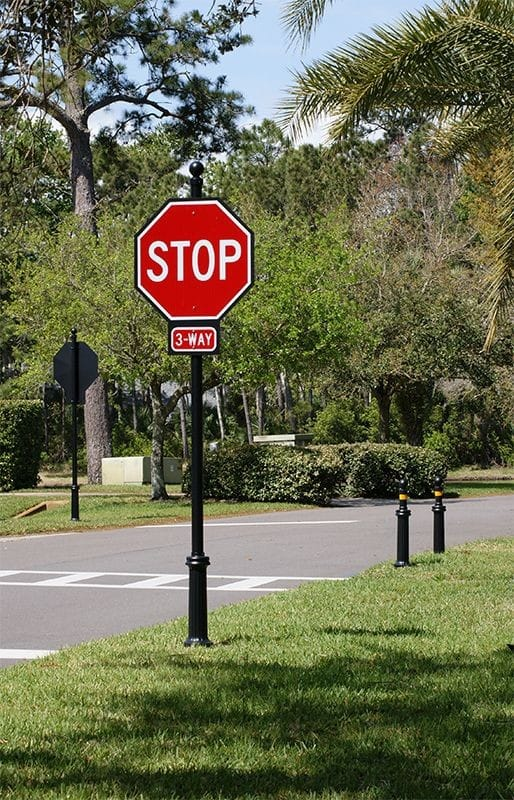
//> input picture raw/1.jpg, 514 x 800 px; its folder holds only this picture in this run
$ ./main   (built with g++ and OpenCV 4)
//> lines starting //> are read from the running program, lines starting //| are printed output that depends on the picture; after the words box and inside, x2 and y2 are one past the last pixel; in counts of white or black regions, pixels touching at a corner belong together
### stdafx.h
#pragma once

#include "targetver.h"

#include <stdio.h>
#include <tchar.h>

### main.cpp
#include "stdafx.h"
#include <opencv2/opencv.hpp>
#include <opencv2/ml.hpp>
#include <opencv2/imgproc.hpp>
#include <cmath>

using namespace cv;
using namespace cv::ml;
using namespace std;

#ifndef M_PI
#define M_PI 3.14159265358979323846
#endif


bool isCircle(const Mat& roiImage, const Mat& temp) {

    GaussianBlur(temp, temp, Size(5, 5), 0, 0);
    vector<Vec3f> circles;
    HoughCircles(temp, circles, HOUGH_GRADIENT, 1, temp.rows / 10, 80, 20, 5, 200);
    return !circles.empty();
}


void trafficSignsDetection(Mat src, int op) {

    Mat copy;
    src.copyTo(copy);

    int width = src.cols;
    int height = src.rows;

    Mat Mat_hsv;
    cvtColor(copy, Mat_hsv, COLOR_BGR2HSV);


    Mat Mat_rgb_red = Mat::zeros(src.size(), CV_8UC1);
    Mat Mat_rgb_blue = Mat::zeros(src.size(), CV_8UC1);

    for (int i = 0; i < height; i++)
    {
        for (int j = 0; j < width; j++)
        {

            Vec3b hsv = Mat_hsv.at<Vec3b>(i, j);
            float H = hsv[0];
            float S = hsv[1];
            float V = hsv[2];

            if (((H >= 0 && H <= 15) || (H >= 165 && H <= 180)) && S >= 50 && S <= 255 && V >= 50 && V <= 255)
            {
                Mat_rgb_red.at<uchar>(i, j) = 255;
            }

            if (H >= 90 && H <= 130 && S >= 50 && S <= 255 && V >= 50 && V <= 255)

            {
                Mat_rgb_blue.at<uchar>(i, j) = 255;
            }

        }
    }

    medianBlur(Mat_rgb_red, Mat_rgb_red, 3);
    medianBlur(Mat_rgb_blue, Mat_rgb_blue, 3);

    Mat elipsa1 = getStructuringElement(MORPH_ELLIPSE, Size(2 * 1 + 1, 2 * 1 + 1), Point(1, 1));
    Mat elipsa2 = getStructuringElement(MORPH_ELLIPSE, Size(2 * 2 + 1, 2 * 2 + 1), Point(2, 2));

    erode(Mat_rgb_red, Mat_rgb_red, elipsa1);
    erode(Mat_rgb_blue, Mat_rgb_blue, elipsa1);

    dilate(Mat_rgb_red, Mat_rgb_red, elipsa2);
    dilate(Mat_rgb_blue, Mat_rgb_blue, elipsa2);

    vector<vector<Point>> contoursRed;
    vector<vector<Point>> contoursBlue;

    vector<Vec4i> hierarchyRed;
    vector<Vec4i> hierarchyBlue;

    findContours(Mat_rgb_red, contoursRed, hierarchyRed, RETR_EXTERNAL, CHAIN_APPROX_SIMPLE, Point(0, 0));
    findContours(Mat_rgb_blue, contoursBlue, hierarchyBlue, RETR_EXTERNAL, CHAIN_APPROX_SIMPLE, Point(0, 0));

    vector<vector<Point>> contours_polyRed(contoursRed.size());
    vector<Rect> boundRectRed(contoursRed.size());
    vector<Point2f> centruRed(contoursRed.size());
    vector<float> razaRed(contoursRed.size());

    vector<vector<Point>> contours_polyBlue(contoursBlue.size());
    vector<Rect> boundRectBlue(contoursBlue.size());
    vector<Point2f> centruBlue(contoursBlue.size());
    vector<float> razaBlue(contoursBlue.size());

    for (size_t i = 0; i < contoursRed.size(); i++) {
        approxPolyDP(Mat(contoursRed[i]), contours_polyRed[i], 2, true);
        boundRectRed[i] = boundingRect(Mat(contours_polyRed[i]));
        minEnclosingCircle(contours_polyRed[i], centruRed[i], razaRed[i]);
    }

    for (size_t i = 0; i < contoursBlue.size(); i++) {
        approxPolyDP(Mat(contoursBlue[i]), contours_polyBlue[i], 2, true);
        boundRectBlue[i] = boundingRect(Mat(contours_polyBlue[i]));
        minEnclosingCircle(contours_polyBlue[i], centruBlue[i], razaBlue[i]);

    }


    if (op == 1)
    {
        cout << "For RED detection: " << endl;
        cout << contours_polyRed[0] << centruRed[0] << razaRed[0] << endl;

        cout << "For BLUE detection: " << endl;
        cout << contours_polyBlue[0] << centruBlue[0] << razaBlue[0] << endl;
    }


    for (size_t i = 0; i < contoursRed.size(); i++)
    {
        Rect rect1 = boundRectRed[i];
        float ratio1 = static_cast<float>(rect1.width) / static_cast<float>(rect1.height);
        float Area1 = static_cast<float>(rect1.width) * static_cast<float>(rect1.height);
        float arie1 = static_cast<float>(contourArea(contoursRed[i]));
        float perimetru1 = static_cast<float>(arcLength(contoursRed[i], true));


        if (arie1 < 400 || ratio1 > 1.5 || ratio1 < 0.8)
            continue;


        Mat roiImage = Mat_rgb_red(rect1).clone();
        Mat temp = roiImage.clone();

        bool iscircle = isCircle(roiImage, temp);

        if(op==1) cout << "circle:" << iscircle << endl;

        if (!iscircle)
            continue;

        float C1 = (4 * M_PI * arie1) / (perimetru1 * perimetru1);

        if (C1 < 0.4)
            continue;

        Scalar color(255, 0, 255);
        drawContours(src, contours_polyRed, i, color, 2, LINE_8, hierarchyRed, 0, Point());

    }

    for (size_t i = 0; i < contoursBlue.size(); i++)
    {
        Rect rect2 = boundRectBlue[i];
        float ratio2 = static_cast<float>(rect2.width) / static_cast<float>(rect2.height);
        float Area2 = static_cast<float>(rect2.width) * static_cast<float>(rect2.height);
        float arie2 = static_cast<float>(contourArea(contoursBlue[i]));
        float perimetru2 = static_cast<float>(arcLength(contoursBlue[i], true));


        if (arie2 < 400 || ratio2 > 1.5 || ratio2 < 0.8)
            continue;


        Mat roiImage = Mat_rgb_blue(rect2).clone();
        Mat temp = roiImage.clone();

        bool iscircle = isCircle(roiImage, temp);
        if(op==1) cout << "circle:" << iscircle << endl;

        if (!iscircle)
            continue;


        float C2 = (4 * M_PI * arie2) / (perimetru2 * perimetru2);

        if (C2 < 0.4)
            continue;

        Scalar color(255, 0, 255);
        drawContours(src, contours_polyBlue, i, color, 2, LINE_8, hierarchyBlue, 0, Point());

    }
}


int main() {

    int op;
    do {

        printf("Alegeti optiunea dorita:\n");
        printf(" 1 - Detectati semnele de circulatie folosing imagini de test\n");
        printf(" 2 - Detectati semnele folosind un video\n");

        printf(" 0 - Exit\n\n");
        printf("Option: ");
        scanf("%d", &op);
//> the answer given: 1

        if (op == 1)
        {
            char path[50];

            for (int k = 0; k <= 7; k++) {
                sprintf(path, "raw/%d.jpg", k + 1);
                cout << path << endl;

                Mat src = imread(path);
//> src is the input picture: 800 rows x 514 cols, CV_8UC3; mean B, G, R 79.3, 107.5, 106

                cv::imshow("Source", src);
                waitKey(0);

                if (src.empty()) {
                    cerr << "Failed to load image: " << path << endl;
                    return 1;
                }

                if (src.channels() == 1) {
                    cvtColor(src, src, COLOR_GRAY2BGR);
                }
                trafficSignsDetection(src, op);
//> in trafficSignsDetection, `cvtColor(copy, Mat_hsv, COLOR_BGR2HSV);`: Mat_hsv: 800 rows x 514 cols, CV_8UC3; mean H, S, V 47.8, 106.3, 114.5
//> after the loop in trafficSignsDetection, `for (int i = 0; i < height; i++)`:
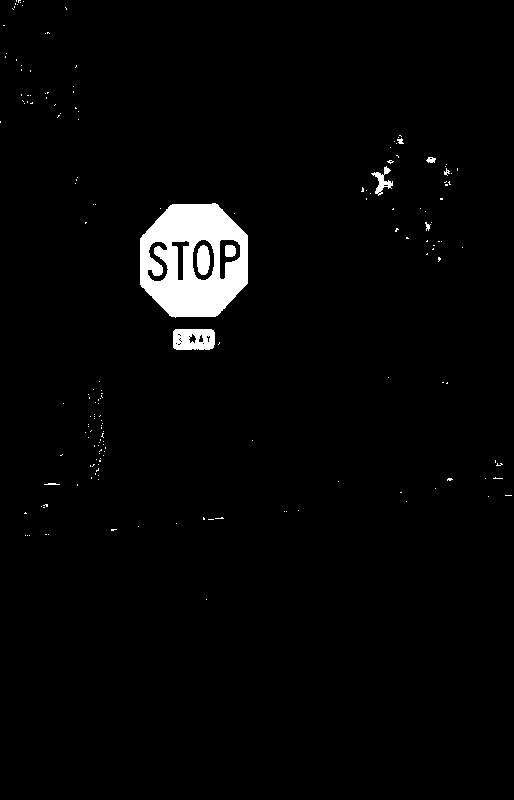
//> Mat_rgb_red: 800 rows x 514 cols, CV_8UC1; 2.5% white; 177 white regions (167 under 20 px), largest, box (x1, y1, x2, y2) and area: (140, 203, 248, 318) 8396, (173, 329, 215, 350) 778, (197, 245, 210, 275) 323
//> after the loop in trafficSignsDetection, `for (int i = 0; i < height; i++)`: Mat_rgb_blue: 800 rows x 514 cols, CV_8UC1; 3.9% white; 342 white regions (311 under 20 px), largest, box (x1, y1, x2, y2) and area: (163, 0, 440, 112) 9262, (86, 36, 163, 99) 1986, (125, 0, 219, 32) 1276
//> in trafficSignsDetection, `medianBlur(Mat_rgb_red, Mat_rgb_red, 3);`: Mat_rgb_red: 800 rows x 514 cols, CV_8UC1; 2.4% white; 27 white regions (19 under 20 px), largest, box (x1, y1, x2, y2) and area: (140, 203, 248, 317) 8403, (173, 329, 215, 350) 803, (197, 245, 210, 275) 322
//> in trafficSignsDetection, `medianBlur(Mat_rgb_blue, Mat_rgb_blue, 3);`:
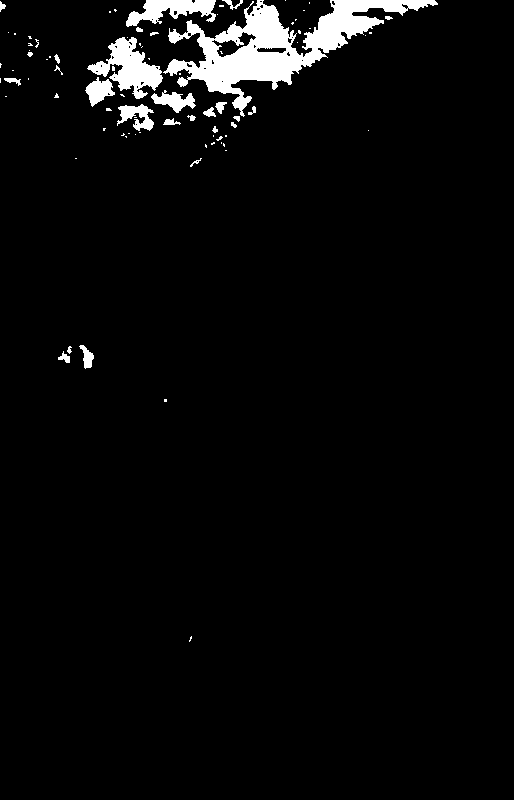
//> Mat_rgb_blue: 800 rows x 514 cols, CV_8UC1; 3.8% white; 83 white regions (56 under 20 px), largest, box (x1, y1, x2, y2) and area: (163, 0, 438, 117) 9503, (87, 37, 163, 99) 2046, (126, 0, 216, 27) 1296
//> in trafficSignsDetection, `erode(Mat_rgb_red, Mat_rgb_red, elipsa1);`:
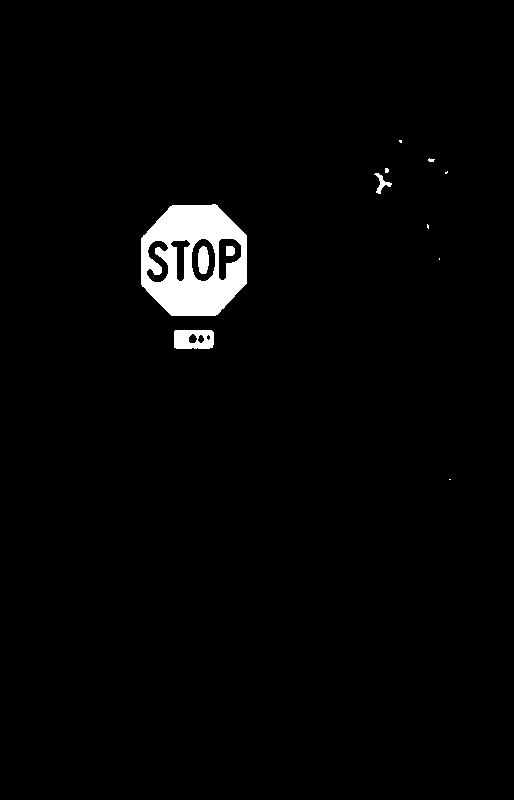
//> Mat_rgb_red: 800 rows x 514 cols, CV_8UC1; 2.1% white; 12 white regions (7 under 20 px), largest, box (x1, y1, x2, y2) and area: (141, 204, 247, 316) 7656, (174, 330, 214, 349) 646, (198, 246, 209, 274) 257, (374, 173, 392, 194) 129, (226, 246, 235, 256) 84
//> in trafficSignsDetection, `erode(Mat_rgb_blue, Mat_rgb_blue, elipsa1);`:
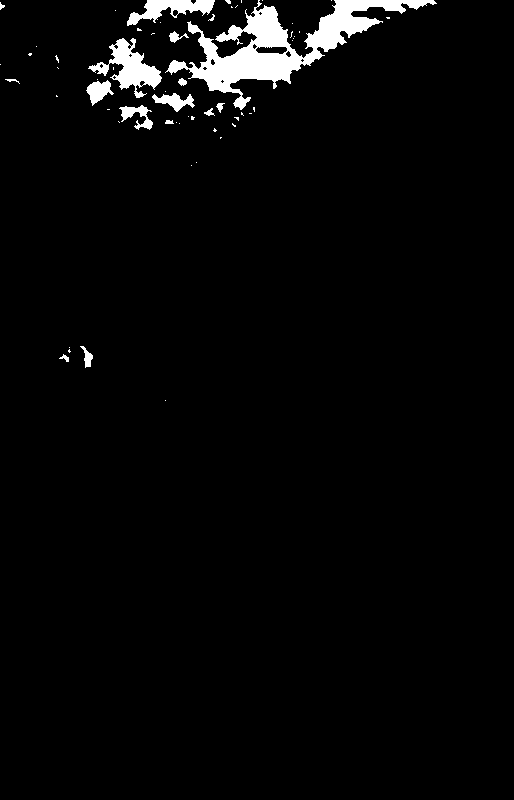
//> Mat_rgb_blue: 800 rows x 514 cols, CV_8UC1; 3% white; 60 white regions (44 under 20 px), largest, box (x1, y1, x2, y2) and area: (165, 0, 437, 110) 7870, (88, 38, 162, 98) 1658, (127, 0, 215, 26) 1042
//> in trafficSignsDetection, `dilate(Mat_rgb_red, Mat_rgb_red, elipsa2);`:
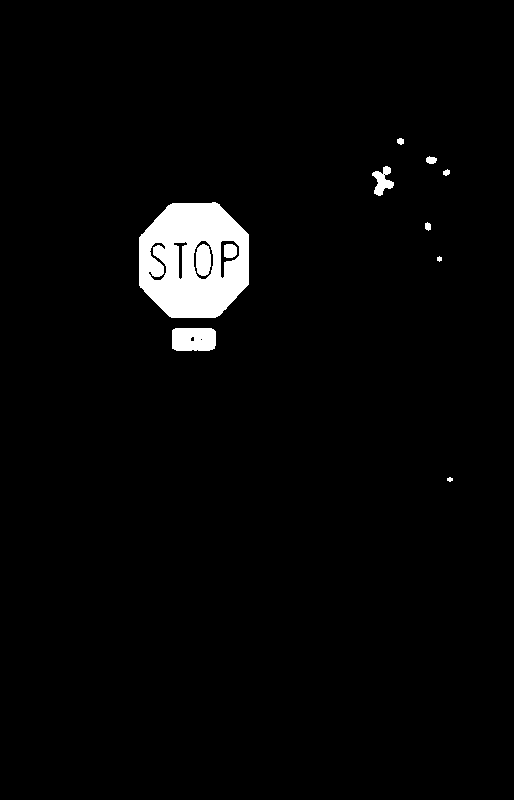
//> Mat_rgb_red: 800 rows x 514 cols, CV_8UC1; 2.8% white; 11 white regions, largest, box (x1, y1, x2, y2) and area: (139, 202, 249, 318) 9342, (172, 328, 216, 351) 968, (196, 244, 211, 276) 407
//> in trafficSignsDetection, `dilate(Mat_rgb_blue, Mat_rgb_blue, elipsa2);`:
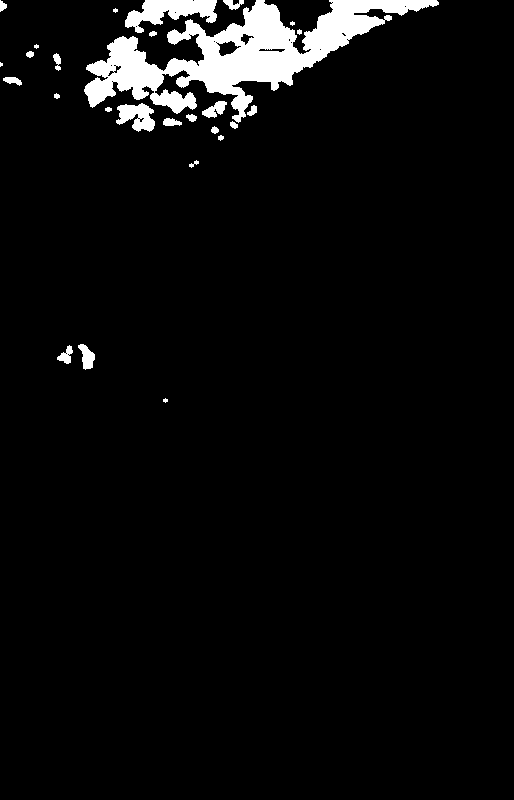
//> Mat_rgb_blue: 800 rows x 514 cols, CV_8UC1; 4.5% white; 27 white regions (5 under 20 px)
//> in trafficSignsDetection, `findContours(Mat_rgb_red, contoursRed, hierarchyRed, RETR_EXTERNAL, CH..`: contoursRed = 9 contours, 2 with area under 20; largest, box (x1, y1, x2, y2) and area: (139, 202, 249, 318) 10413, (172, 328, 216, 351) 919, (372, 166, 394, 196) 297, (426, 156, 437, 164) 52, (425, 222, 431, 231) 31, (397, 138, 404, 145) 28, (443, 169, 450, 176) 25
//> in trafficSignsDetection, `findContours(Mat_rgb_blue, contoursBlue, hierarchyBlue, RETR_EXTERNAL,..`: contoursBlue = 27 contours, 9 with area under 20; largest, box (x1, y1, x2, y2) and area: (84, 0, 439, 123) 14326, (125, 0, 217, 33) 1469, (116, 103, 155, 132) 655, (78, 344, 95, 370) 225, (202, 101, 227, 118) 198
//> in trafficSignsDetection, `vector<vector<Point>> contours_polyRed(contoursRed.size());`: contours_polyRed = 9 empty contours
//> in trafficSignsDetection, `vector<vector<Point>> contours_polyBlue(contoursBlue.size());`: contours_polyBlue = 27 empty contours
//> the loop in trafficSignsDetection, `for (size_t i = 0; i < contoursRed.size(); i++)` made 9 passes
//> the loop in trafficSignsDetection, `for (size_t i = 0; i < contoursBlue.size(); i++)` made 27 passes
//| [447, 478;
//|  449, 481;
//|  452, 480;
//|  450, 477][449.5, 479]2.69268
//| [165, 398;
//|  165, 402][165, 400]2.0001
//> the loop in trafficSignsDetection, `for (size_t i = 0; i < contoursRed.size(); i++)` made 9 passes
//> (rect1, ratio1, Area1, arie1, perimetru1, iscircle, C1) on pass 5: (Rect(139, 202, 110, 116), 0.948, 12760, 10413, 376.5, true, 0.923)
//> (rect1, ratio1, Area1, arie1, perimetru1) on passes 1, 2, 4, 6, 7, 8: (Rect(447, 477, 6, 5), 1.2, 30, 14, 15.66), (Rect(172, 328, 44, 23), 1.91, 1012, 919, 125.8), (Rect(425, 222, 6, 9), 0.667, 54, 31, 22.49), (Rect(443, 170, 7, 5), 1.4, 35, 25, 20.49), (Rect(372, 166, 22, 30), 0.733, 660, 297, 108.1), (Rect(426, 157, 11, 7), 1.57, 77, 52, 29.31)
//| circle:1
//> after the loop in trafficSignsDetection, `for (size_t i = 0; i < contoursRed.size(); i++)`:
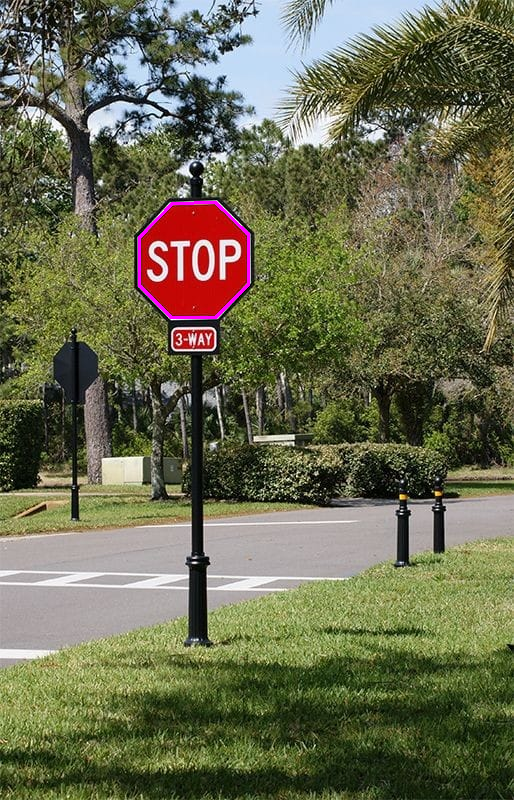
//> src: 800 rows x 514 cols, CV_8UC3; 0.29% of pixels changed, all inside (x1, y1, x2, y2) = (138, 201, 250, 319)
//> the loop in trafficSignsDetection, `for (size_t i = 0; i < contoursBlue.size(); i++)` made 27 passes
//> (rect2, ratio2, Area2, arie2, perimetru2, iscircle) on pass 12: (Rect(116, 103, 39, 29), 1.34, 1131, 655, 164.5, false)
//> (rect2, ratio2, Area2, arie2, perimetru2) on passes 2 to 7: (Rect(57, 346, 16, 17), 0.941, 272, 129, 61.46), (Rect(78, 344, 17, 25), 0.68, 425, 225, 71.11), (Rect(189, 161, 10, 6), 1.67, 60, 20, 30.14), (Rect(218, 135, 6, 6), 1, 36, 17.5, 17.07), (Rect(211, 126, 8, 8), 1, 64, 33.5, 22.73), (Rect(230, 122, 8, 6), 1.33, 48, 32, 23.31)
//| circle:0
//> (the run ends here: the program stops with an error, at `cv::imshow("Source", src);`)
